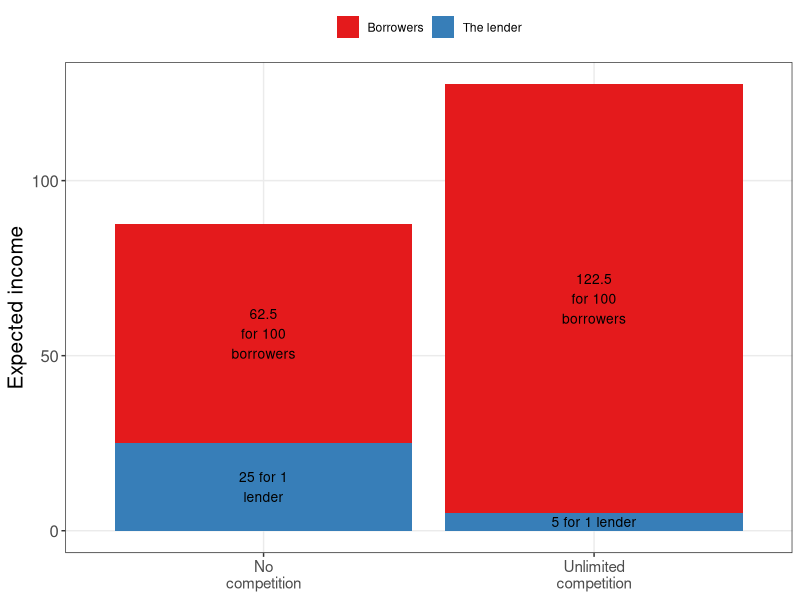
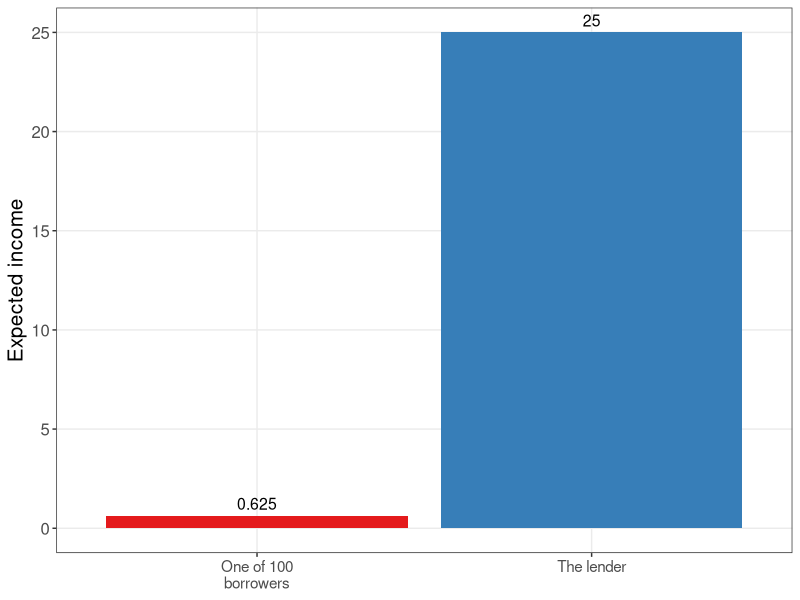
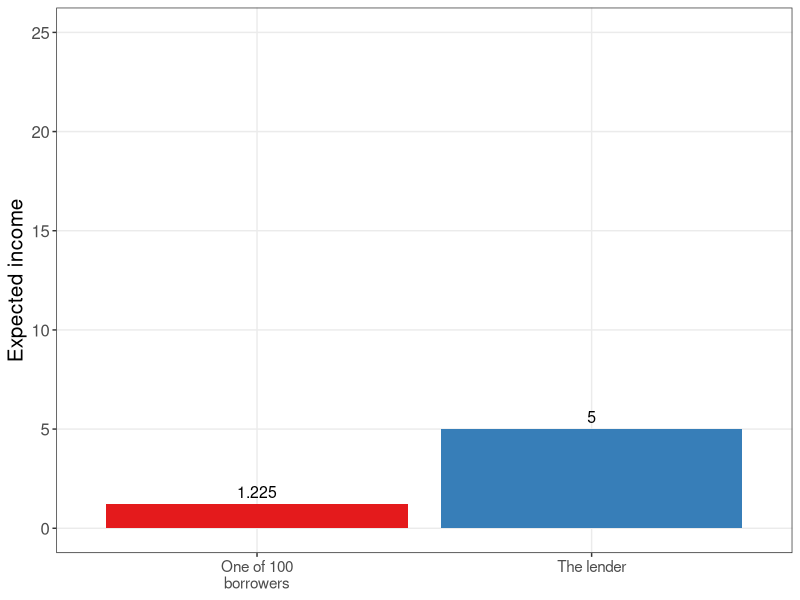
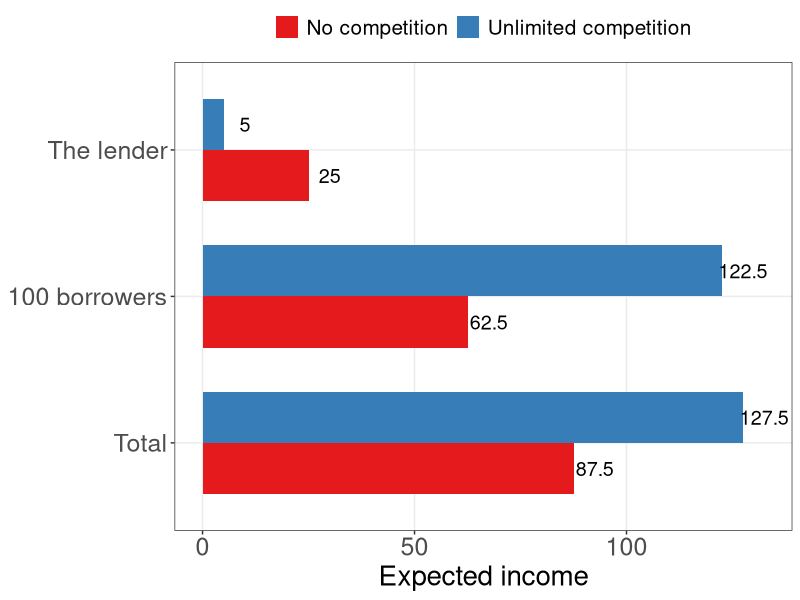

Recreate these plots in R, in order.
#' Graph Designer: Scott Cohn
#' Authors: Bowles and Halliday
#' Title: Coordination, Conflict and Competition: A Text in Microeconomics

library("tidyverse")
library("gridExtra")
library("forcats")
library("RColorBrewer")

# dataframe ---------------------------------------------------------------

df <- tibble(
  pr_ag = c("Borrowers", "The lender"),
  val_sm_bar = c(0.625, 25),
  val_sm_pie = c(62.5, 25),
  val_lg_bar = c(1.225, 5), 
  val_lg_pie = c(122.5, 5)
)

df_long <- df %>% 
  #select(c("pr_ag", "val_sm_pie", "val_lg_pie")) %>% 
  gather(key = "group", value = "value", 2:5) %>% 
  mutate(condition = c("Low competition", "Low competition", "sm", "sm", "High competition", "High competition", "lg", "lg"))


# plots -------------------------------------------------------------------

# Fig a -- nonebar
# p_sm_bar <- ggplot(df, aes(pr_ag, val_sm_bar)) +
#   geom_col(aes(fill = pr_ag)) + 
#   geom_text(aes(label = val_sm_bar), vjust = -0.5, size = 5) + 
#   scale_fill_brewer(palette = "Set1") +
#   theme_bw() + 
#   theme(legend.position = "none",
#         axis.title = element_blank(),
#         axis.text = element_text(size = 15))
# 
# ggsave("credit/effects_of_comp_nonebar_a.pdf", width = 3, height = 5)

# Fig b -- nonepie
# p_sm_pie <- ggplot(df, aes("", y = val_sm_pie, fill = pr_ag))+
#   geom_bar(width = 1, stat = "identity") +
#   coord_polar("y") +
#   geom_text(aes(label = val_sm_pie), 
#             position = position_stack(vjust = 0.5)) +
#   scale_fill_brewer(palette = "Set1") + 
#   # labs(caption = "p_sm_pie") +
#   theme_blank() +
#   theme(axis.title = element_blank(),
#         axis.text = element_blank(),
#         legend.title = element_blank(),
#         plot.margin=grid::unit(c(0,0,0,0), "mm"))
# 
# ggsave("credit/effects_of_comp_nonepie_b.pdf", width = 6, height = 6)

# Fig c -- comppie
# p_lg_pie <- ggplot(df, aes("", y = val_lg_pie, fill = pr_ag))+
#   geom_bar(width = 1, stat = "identity") +
#   coord_polar("y") +
#   geom_text(aes(label = val_lg_pie), 
#             position = position_stack(vjust = 0.5)) +
#   scale_fill_brewer(palette = "Set1") + 
#   # labs(caption = "p_lg_pie") +
#   theme_blank() +
#   theme(axis.title = element_blank(),
#         axis.text = element_blank(),
#         legend.title = element_blank(),
#         plot.margin=grid::unit(c(0,0,0,0), "mm"))
# 
# ggsave("credit/effects_of_comp_comppie_c.pdf", width = 6, height = 6)

# Fig d -- compbar
# p_lg_bar <- ggplot(df, aes(pr_ag, val_lg_bar)) +
#   geom_col(aes(fill = pr_ag)) + 
#   geom_text(aes(label = val_lg_bar), vjust = -0.5, size = 5) + 
#   scale_fill_brewer(palette = "Set1") +
#   theme_bw() + 
#   theme(legend.position = "none",
#         axis.title = element_blank(),
#         axis.text = element_text(size = 15))
# 
# ggsave("credit/effects_of_comp_compbar_d.pdf", width = 3, height = 5)


# stacked bar (replace pie?) ----------------------------------------------

# Middle Fig
stk_bar <- df_long %>% 
  filter(condition %in% c("sm", "lg")) %>% 
  mutate(b_l_label = c("62.5\nfor 100\nborrowers", "25 for 1\nlender", 
                       "122.5\nfor 100\nborrowers", "5 for 1 lender")) %>% 
  ggplot(aes(x = forcats::fct_rev(condition), y = value, fill = pr_ag)) + 
  geom_bar(position = "stack", stat = "identity") + 
  geom_text(aes(label = b_l_label), position = position_stack(vjust = 0.5), size = 3.5) + 
  # geom_text(aes(label = value)) +  
  scale_fill_brewer(palette = "Set1") + 
  scale_x_discrete(labels=c("sm" = "No\ncompetition",
                            "lg" = "Unlimited\ncompetition")) + 
  ylab("Expected income") +
  # coord_flip() +
  theme_bw() + 
  theme(legend.title = element_blank(),
        axis.title.x = element_blank(),
        axis.title.y = element_text(size = 15),
        axis.text.y = element_text(size = 12),
        axis.text.x = element_text(size = 11),
        legend.position = "top",
        panel.grid.minor = element_blank())

ggsave("credit/effects_of_comp_stk_bar.pdf", width = 3, height = 5)

# Left Fig
low_comp_bar <- df_long %>% 
  filter(condition %in% c("Low competition")) %>% 
  ggplot(aes(x = pr_ag, y = value, fill = pr_ag)) + 
  geom_col() +
  geom_text(aes(label = value), vjust = -0.5, size = 4) +
  ylab("Expected income") +
  scale_fill_brewer(palette = "Set1") +
  scale_x_discrete(labels=c("The lender" = "The lender",
                            "Borrowers" = "One of 100\nborrowers")) + 
  ylim(0, 25) +
  theme_bw() +
  theme(legend.position = "none",
        axis.title.x = element_blank(),
        axis.title.y = element_text(size = 15),
        axis.text.y = element_text(size = 12),
        axis.text.x = element_text(size = 11),
        panel.grid.minor = element_blank()
        )

ggsave("credit/effects_of_comp_low_bar.pdf", width = 2.5, height = 5)

# Right Fig
high_comp_bar <- df_long %>% 
  filter(condition %in% c("High competition")) %>% 
  ggplot(aes(x = pr_ag, y = value, fill = pr_ag)) + 
  geom_col() +
  geom_text(aes(label = value), vjust = -0.5, size = 4) +
  ylab("Expected income") +
  scale_fill_brewer(palette = "Set1") +
  scale_x_discrete(labels=c("The lender" = "The lender",
                            "Borrowers" = "One of 100\nborrowers")) + 
  ylim(0, 25) +
  theme_bw() +
  theme(legend.position = "none",
        axis.title.x = element_blank(),
        axis.title.y = element_text(size = 15),
        axis.text.y = element_text(size = 12),
        axis.text.x = element_text(size = 11),
        panel.grid.minor = element_blank()
  )

ggsave("credit/effects_of_comp_high_bar.pdf", width = 2.5, height = 5)

# save panel --------------------------------------------------------------

# ggsave("credit/effects_of_comp_sm.pdf", arrangeGrob(p_sm_bar, p_sm_pie))
# ggsave("credit/effects_of_comp_lg.pdf", arrangeGrob(p_lg_bar, p_lg_pie))

# ^^ looks gross.





# Version 2 ---------------------------------------------------------------

df <- tibble(
  "100 borrowers" = c(62.5, 122.5),
  "The lender" = c(25, 5),
  "Total" = c(87.5, 127.5),
  "Treatment" = as.factor(c("No competition", "Unlimited competition"))
)

df %>% gather(key = Group, value = Value, 1:3)

bar2 <- df %>% 
  # wide to long
  gather(key = Group, value = Value, 1:3) %>% 
  # plot
  ggplot(aes(x = Group, y = Value, fill = Treatment)) + 
  geom_bar(position = "dodge", stat = "identity", width = 0.7) + 
  geom_text(
    aes(label = Value, y = Value + 5),
    position = position_dodge(width = 0.7),
    size = 5
  ) +
  scale_x_discrete(limits = c("Total", "100 borrowers", "The lender")) +
  scale_fill_brewer(palette = "Set1") + 
  ylab("Expected income") +
  coord_flip() +
  theme_bw() + 
  theme(legend.title = element_blank(),
        axis.title.y = element_blank(),
        axis.title.x = element_text(size = 20),
        axis.text.y = element_text(size = 18),
        axis.text.x = element_text(size = 18),
        legend.position = "top",
        legend.text = element_text(size = 15),
        panel.grid.minor = element_blank())

ggsave("credit/effects_of_comp_bar.pdf", width = 9, height = 5)
